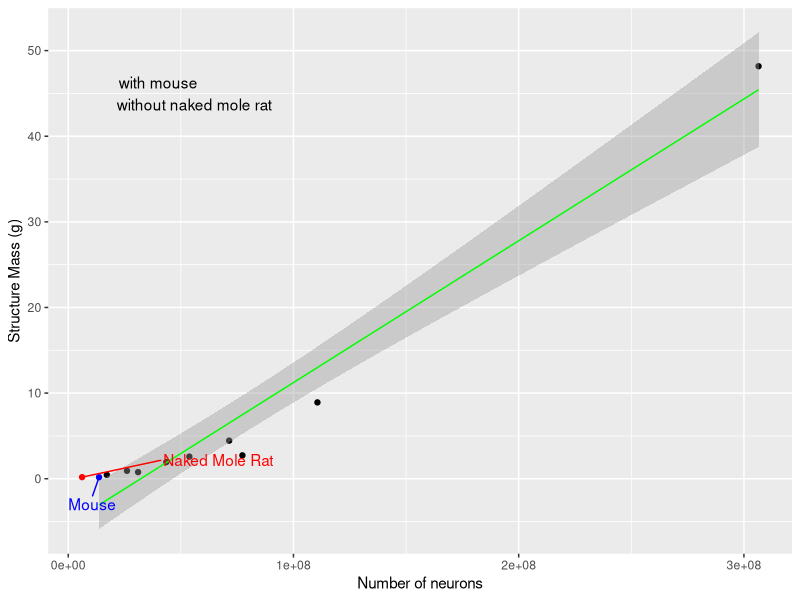
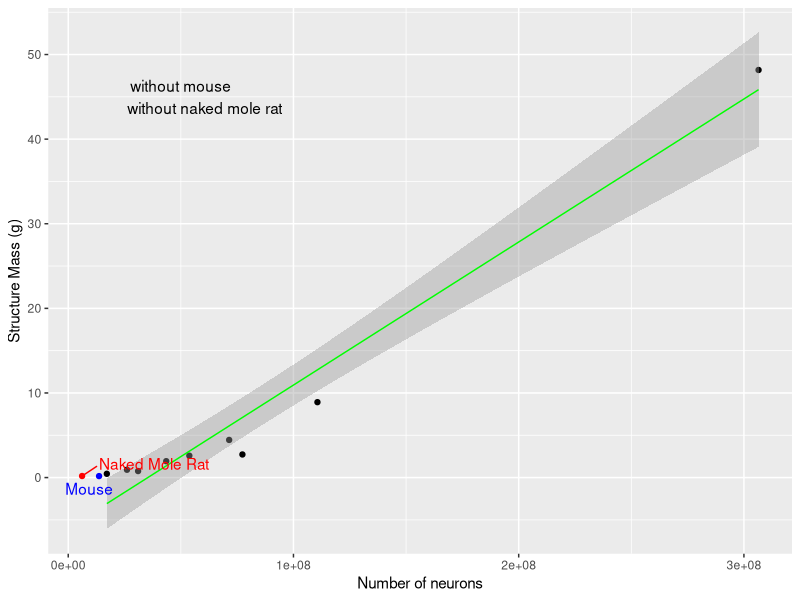

The R script that drew these images, in order: (Note: this script raises an error after producing the figures.)
## ---- chunk 1
knitr::opts_chunk$set(echo = TRUE)
library(ggplot2)
library(magrittr)
library(gdata)
library(ggrepel)
library(dplyr)
library(LearnBayes)
library(cowplot)
library(gridExtra)
library(grid)
library(lattice)
library(gtable)
## ---- chunk 2
#load data

hh <- read.csv("../data/cleaned/herculano-houtzel-all.csv")

#Separating different brain areas

cerebellum_dat <- hh[which(hh$Brain_area == 'cerebellum'),]
cerebral_ctx_dat <- hh[which(hh$Brain_area == 'cerebral_ctx'), ]
olf_bulb_dat <- hh[which(hh$Brain_area == 'olf_bulb'), ]
whole_brain_dat <- hh[which(hh$Brain_area == 'whole_brain'), ]
rest_of_brain_dat <- hh[which(hh$Brain_area == 'rest_of_brain'), ]

# cerebellum_dat
# cerebral_ctx_dat
# olf_bulb_dat
# whole_brain_dat
# rest_of_brain_dat

## ---- chunk 3

glires_ctx <- cerebral_ctx_dat[which(cerebral_ctx_dat$Order == 'Glires'), ]
glires_ctx_het <- subset(glires_ctx, Species == "Heterocephalusglaber")
glires_ctx <- glires_ctx[glires_ctx$Species != "Heterocephalusglaber", ]

Com_Nam <- c("Naked Mole Rat")
glires_ctx_het[c("Common_Name")] <- Com_Nam
glires_ctx_het

#define x and y axis variables

neur_glires_a <- log(glires_ctx$N_neurons)
wt_glires_a <- log(glires_ctx$Mass_g)

#Plot the data with outliers

# glires_ctx %>%
#     ggplot() +
#     aes(x = neur_glires_a, y = wt_glires_a) +
#     labs(x = "Log number of neurons", y = "Log structure mass (g)") +
#     geom_point() +
#     geom_smooth(method = "lm" ,color = "blue", size = 0.5) +
#     geom_point(data = glires_ctx_het, col='red') +
#     geom_text_repel(data = glires_ctx_het, aes(label = glires_ctx_het$Common_Name), col='red')


nmr_no <- ggplot(glires_ctx, aes(N_neurons, Mass_g)) +
  geom_point(data = glires_ctx, col = ifelse(glires_ctx$Species == "Musmusculus", 'blue', 'black')) +
  geom_smooth(method = "lm" ,color = "green", size = 0.5) +
  labs(x = "Number of neurons", y = "Structure Mass (g)") +
  geom_text_repel(data = glires_ctx, aes(label = ifelse(glires_ctx$Species == "Musmusculus", paste0("Mouse"), "")), col='blue', box.padding = unit(1, "lines")) +
  geom_point(data = glires_ctx_het, col='red') +
  geom_text_repel(data = glires_ctx_het, aes(label = glires_ctx_het$Common_Name), col='red', box.padding = unit(4, "lines"))

nmr_no <- nmr_no + annotate("text", x = 40000875, y = 45, label = "with mouse
                  without naked mole rat")
nmr_no

## ---- chunk 4

glires_ctx <- cerebral_ctx_dat[which(cerebral_ctx_dat$Order == 'Glires'), ]
glires_ctx1 <- subset(glires_ctx, Species == "Heterocephalusglaber" | Species == "Musmusculus")
glires_ctx <- glires_ctx[glires_ctx$Species != "Heterocephalusglaber", ]
glires_ctx <- glires_ctx[glires_ctx$Species != "Musmusculus", ]

#Add a common name column
Com_Nam <- c("Naked Mole Rat", "Mouse")
glires_ctx1[c("Common_Name")] <- Com_Nam

glires_ctx1

#define x and y axis variables

neur_glires_a <- log(glires_ctx$N_neurons)
wt_glires_a <- log(glires_ctx$Mass_g)

#Plot the graph

no_nmr_no_mouse <- ggplot(glires_ctx, aes(N_neurons, Mass_g)) + 
    geom_point() +
    geom_smooth(method = "lm" ,color = "green", size = 0.5) +
    labs(x = "Number of neurons", y = "Structure Mass (g)") +
    geom_point(data = glires_ctx1, col=ifelse(glires_ctx1$Species == "Heterocephalusglaber", 'red', ifelse(glires_ctx1$Species == "Musmusculus", 'blue', 'black'))) +
    geom_text_repel(data = glires_ctx1, aes(label = glires_ctx1$Common_Name), col=ifelse(glires_ctx1$Species == "Heterocephalusglaber", 'red', ifelse(glires_ctx1$Species == "Musmusculus", 'blue', 'black')))

no_nmr_no_mouse <- no_nmr_no_mouse + annotate("text", x = 50000875, y = 45, label = "without mouse
            without naked mole rat")
no_nmr_no_mouse
## ---- chunk 5

#define a new dataset for this plot

cerebellum_dat <- cerebellum_dat[cerebellum_dat$Species != "Gorillagorilla", ]

cerebellum_neurons <- data.frame(cerebellum_dat$Species, cerebellum_dat$Order, cerebellum_dat$N_neurons)
cerebral_ctx_neurons <- data.frame(cerebral_ctx_dat$Species, cerebral_ctx_dat$Order, cerebral_ctx_dat$N_neurons)


N_Neurons_of_two <- data.frame(cerebral_ctx_neurons, cerebellum_neurons$cerebellum_dat.N_neurons)
names(N_Neurons_of_two) <- c("Species", "Order", "cerebral_ctx1", "cerebellum1")
N_Neurons_of_two

cerb_neur <- log(N_Neurons_of_two$cerebellum1)
cerb_ctx_neur <- log(N_Neurons_of_two$cerebral_ctx1)

order <- N_Neurons_of_two$Order

#Plot the data with outliers

cerebellum_vs_ctx <- N_Neurons_of_two %>%
    ggplot() +
    aes(x = cerb_ctx_neur, y = cerb_neur, color = order) +
    labs(x = "Cerebral Cortex (log of # of Neurons)", y = "Cerebellum (log of # of Neurons)") +
    geom_point() +
    geom_smooth(method = "lm", color = "blue", size = 0.5) +
    geom_text_repel(aes(label = ifelse(N_Neurons_of_two$Species == "Loxodontaafricana", paste0("Elephant"), "")))+
    geom_text_repel(aes(label = ifelse(N_Neurons_of_two$Species == "Giraffacamelopardalensis", paste0("Giraffe"), "")))
## ---- chunk 6
# Plot with diff shape, color for brain areas
# Worked on in lab meeting 2017-10-19
final <- hh %>%
  select(Species, Mass_g, N_neurons, Brain_area) %>%
  group_by(Species) %>% 
  # mutate(Whole_brain_g = sum(Mass_g), Whole_brain_n = sum(N_neurons)) %>%
  ggplot() +
  aes(x=log(Mass_g), y=log(N_neurons), shape=Brain_area, color=Brain_area) +
  labs(x = "Log of structure mass (g)", y = "Log of number of neurons") +
  geom_smooth(method = "lm") +
  geom_point()
## ---- chunk 7

p <- plot_grid(nmr_no, no_nmr_no_mouse, labels = "AUTO")
save_plot("plot1.png", p, ncol = 2, nrow = 1)

p1 <- ggplotGrob(cerebellum_vs_ctx)
p2 <- ggplotGrob(nmr_no)
p3 <- ggplotGrob(no_nmr_no_mouse)
# g <- rbind(g2, g3, size = "first")
# g$widths <- unit.pmax(g2$widths, g3$widths)
# grid.draw(rbind(g2, g3))

g <- grid.arrange(p1,p2,p3, layout_matrix = rbind(c(2, 3), c(1, NA)))
ggsave("3plots.png", plot = g)

# grid.arrange(
#   grobs = gl,
#   widths = c(1),
#   layout_matrix = rbind(c(cerebellum_vs_ctx), c(no_nmr_no_mouse),
#                         c(nmr_no))
# )

# par(mfrow = c(3, 1))  # 3 rows and 1 column
# no_nmr_no_mouse
# nmr_no
# cerebellum_vs_ctx
# par(mfrow=c(3,1))
# no_nmr_no_mouse
# no_nmr1
# cerebellum_vs_ctx
# p1 <- plot_grid(no_nmr_no_mouse, no_nmr1, cerebellum_vs_ctx, labels = "AUTO")
# save_plot("paper_plot1.png", p1, nrow = 3, ncol=2)
# p1
